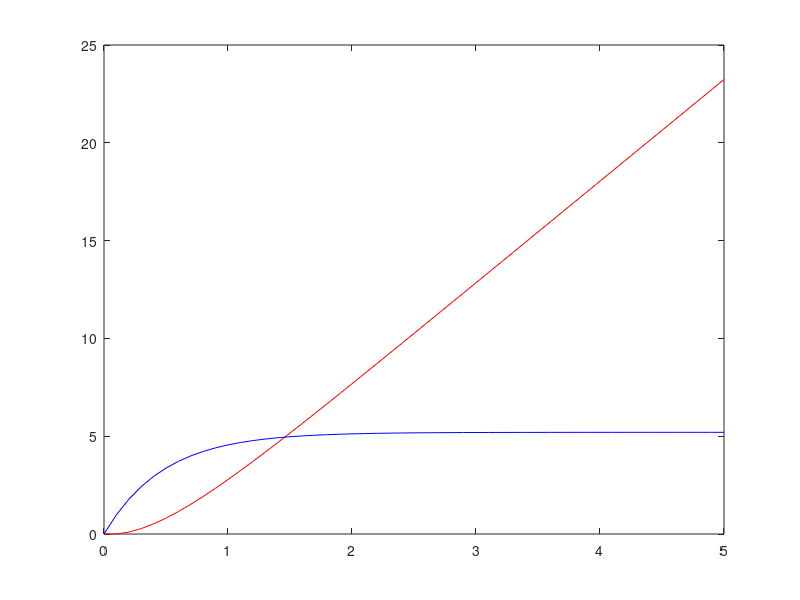

Recreate this plot in MATLAB.
clc;
clear all;

visc_honey = 10;
r = 0.1;
m = 10;

dt = 0.1;
g = 9.8;
V = (4/3) * pi * r.^3;
dens_honey = 1.45;
dens_ball = m / V;

num_steps = 5;

t = zeros(num_steps,1);
x = zeros(num_steps,1);
v = zeros(num_steps,1);

for step = 1:1:num_steps/dt
   t(step+1) = t(step) + dt;
   x(step+1) = x(step) + v(step)*dt;
   v(step+1) = v(step) + g*dt - (dt*6*pi*r*v(step)*visc_honey)/m;
end

plot(t,x,'r-',t,v,'b-');